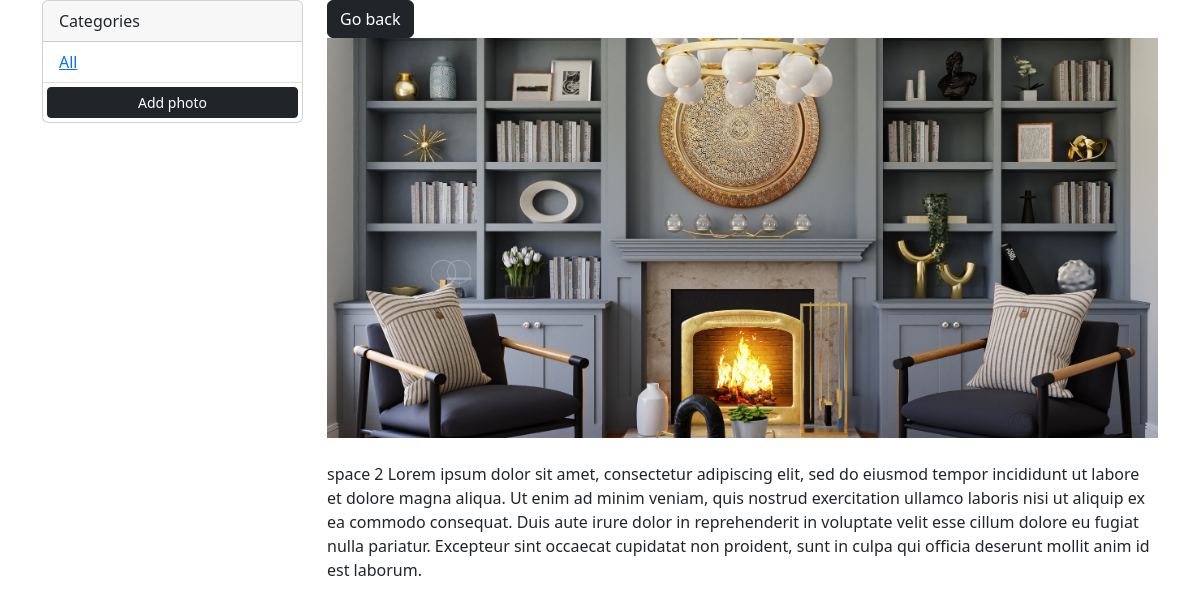
/photo/6, run on an earlier commit of the app's database.
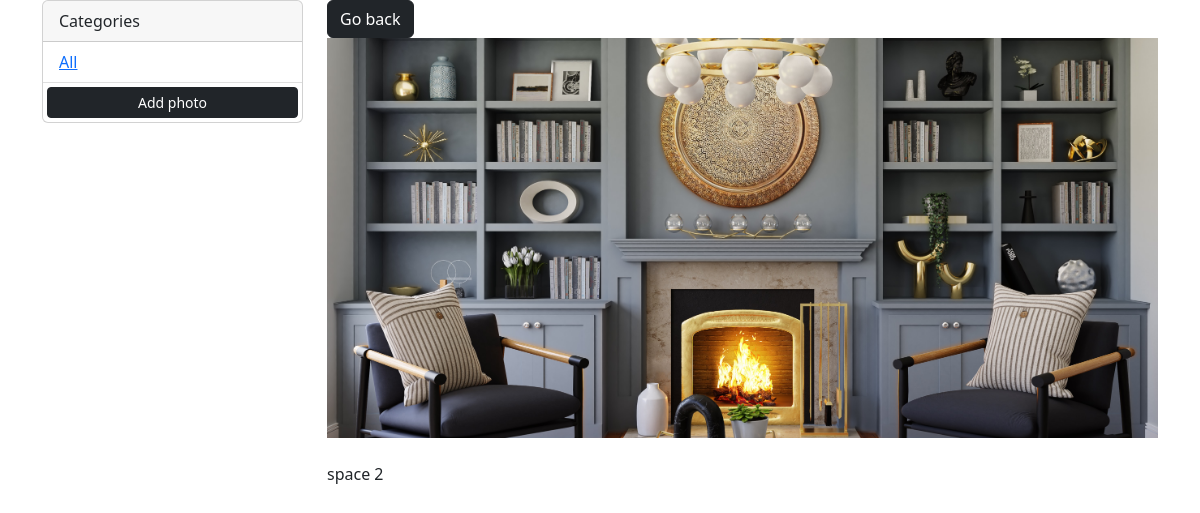
And on a later commit of the database.
### photos/models.py (models this page shows, shortened)
class Photo(models.Model):
    id = models.AutoField(primary_key=True)
    category = models.ForeignKey(Category, on_delete=models.SET_NULL, null=True, blank=True)
    image = models.ImageField(null=False, blank=False)
    description = models.TextField(max_length=500, null=False, blank=False)
    date = models.DateTimeField(auto_now_add=True)

### photos/views.py (the view)
# urls.py: path('photo/<str:pk>', views.viewPhoto, name='photo'),
def viewPhoto(request, pk):
    photo = Photo.objects.get(id=pk)
    return render(request, 'pics/photo.html', {'photo': photo})

### photos/templates/pics/photo.html
{% extends 'pics/base.html'%} {% block content %}
<div class="row justify-content-center">
  <div class="col">
    <a href="{% url 'gallery'%}" class="btn btn-dark">Go back</a>
    <div style="height: 50vh">
      <img
        style="width: 100%; max-height: 100%; object-fit: cover"
        src=" {{photo.image.url}} "
        class="img-fluid"
      />
      <p class="mt-4">{{ photo.description }}</p>
    </div>
  </div>
</div>
{% endblock %}

### photos/templates/pics/base.html (shortened to what this page needs)
{% load static %}
<!DOCTYPE html>
<html lang="en">
  <head>
    <link
      href="https://cdn.jsdelivr.net/npm/bootstrap@5.2.0-beta1/dist/css/bootstrap.min.css"
      rel="stylesheet"
    />
  </head>
  <body>
    <div class="container">
      <div class="row">
        <div class="col-md-3">
          <div class="card">
            <div class="card-header">Categories</div>
            <ul class="list-group list-group-flush">
              <li class="list-group-item">
                  <a href="{% url 'gallery' %}">All</a>
              </li>
              <a
                href="{% url 'add' %}"
                class="btn btn-dark btn-block btn-sm m-1"
                >Add photo</a
              >
            </ul>
          </div>
        </div>
        <div class="col-md-9">{% block content %}{% endblock%}</div>
      </div>
    </div>
  </body>
</html>

What changed in the data, as far as the page shows it:
changed Photo: description "space 2 Lorem ipsum dolor sit amet, consectetur adipiscing elit, sed do eiusmod tempor incididunt ut labore et dolore magna aliqua. Ut enim ad minim veniam, quis nostrud exercitation ullamco laboris nisi ut aliquip ex ea commodo consequat. Duis aute irure dolor in reprehenderit in voluptate velit esse cillum dolore eu fugiat nulla pariatur. Excepteur sint occaecat cupidatat non proident, sunt in culpa qui officia deserunt mollit anim id est laborum." → "space 2"
